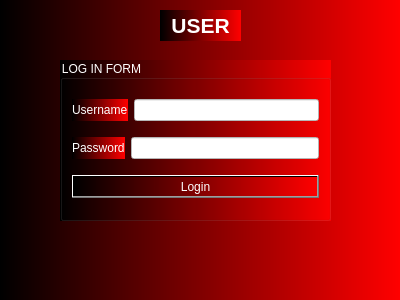
<?xml version="1.0" encoding="UTF-8"?>
<ui version="4.0">
 <class>User2</class>
 <widget class="QDialog" name="User2">
  <property name="geometry">
   <rect>
    <x>0</x>
    <y>0</y>
    <width>400</width>
    <height>300</height>
   </rect>
  </property>
  <property name="windowTitle">
   <string>Dialog</string>
  </property>
  <property name="styleSheet">
   <string notr="true">font: 8pt &quot;MS Reference Sans Serif&quot;;
background-color: qlineargradient(spread:pad, x1:0, y1:0, x2:1, y2:0, stop:0 rgba(0, 0, 0), stop:1 rgba(255, 0, 0));
color: rgb(255, 255, 255);</string>
  </property>
  <widget class="QGroupBox" name="groupBox">
   <property name="geometry">
    <rect>
     <x>60</x>
     <y>60</y>
     <width>271</width>
     <height>161</height>
    </rect>
   </property>
   <property name="styleSheet">
    <string notr="true">gridline-color: rgb(255, 0, 0);
selection-color: rgb(255, 0, 0);
selection-background-color: rgb(255, 255, 255);
selection-background-color: rgb(0, 0, 255);</string>
   </property>
   <property name="title">
    <string>LOG IN FORM</string>
   </property>
   <layout class="QVBoxLayout" name="verticalLayout_2">
    <item>
     <layout class="QHBoxLayout" name="horizontalLayout">
      <item>
       <widget class="QLabel" name="label_Username">
        <property name="text">
         <string>&lt;html&gt;&lt;head/&gt;&lt;body&gt;&lt;p&gt;Username&lt;/p&gt;&lt;/body&gt;&lt;/html&gt;</string>
        </property>
       </widget>
      </item>
      <item>
       <widget class="QLineEdit" name="lineEdit_Username">
        <property name="styleSheet">
         <string notr="true">background-color: rgb(255, 255, 255);
color: rgb(0, 0, 0);</string>
        </property>
       </widget>
      </item>
     </layout>
    </item>
    <item>
     <layout class="QHBoxLayout" name="horizontalLayout_2">
      <item>
       <widget class="QLabel" name="label_Password">
        <property name="text">
         <string>&lt;html&gt;&lt;head/&gt;&lt;body&gt;&lt;p&gt;Password&lt;/p&gt;&lt;/body&gt;&lt;/html&gt;</string>
        </property>
       </widget>
      </item>
      <item>
       <widget class="QLineEdit" name="lineEdit_Password">
        <property name="styleSheet">
         <string notr="true">background-color: rgb(255, 255, 255);
color: rgb(0, 0, 0);</string>
        </property>
       </widget>
      </item>
     </layout>
    </item>
    <item>
     <widget class="QPushButton" name="pushButton_Login">
      <property name="styleSheet">
       <string notr="true"/>
      </property>
      <property name="text">
       <string>Login</string>
      </property>
     </widget>
    </item>
   </layout>
  </widget>
  <widget class="QLabel" name="label">
   <property name="geometry">
    <rect>
     <x>160</x>
     <y>10</y>
     <width>81</width>
     <height>31</height>
    </rect>
   </property>
   <property name="text">
    <string>&lt;html&gt;&lt;head/&gt;&lt;body&gt;&lt;p align=&quot;center&quot;&gt;&lt;span style=&quot; font-size:16pt; font-weight:600;&quot;&gt;USER&lt;/span&gt;&lt;/p&gt;&lt;/body&gt;&lt;/html&gt;</string>
   </property>
  </widget>
 </widget>
 <resources/>
 <connections/>
</ui>
